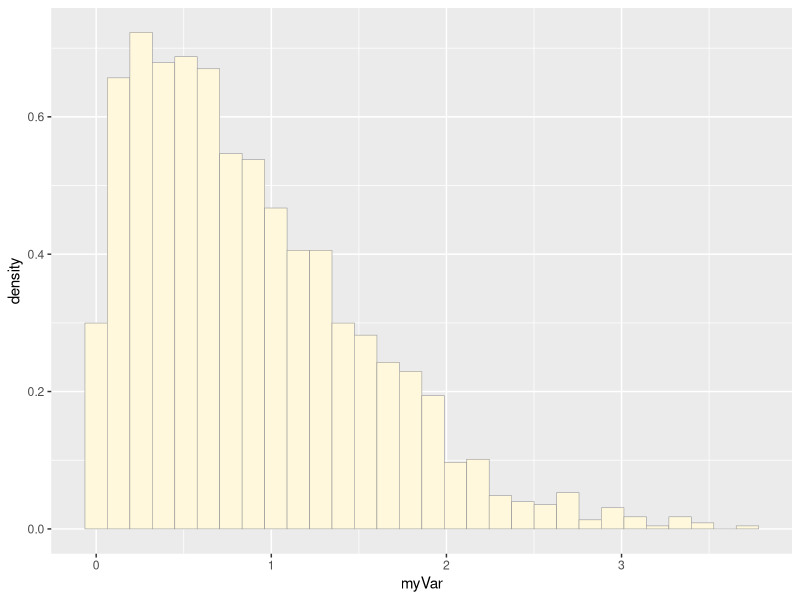
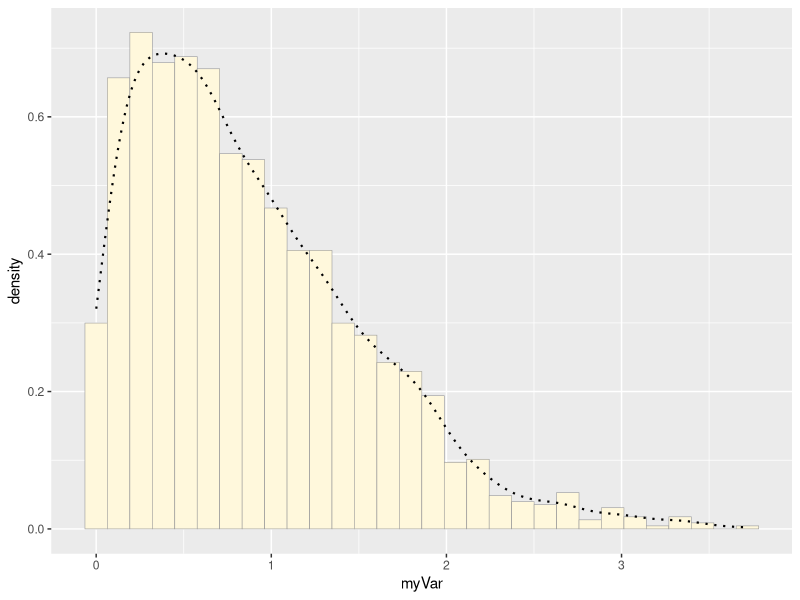
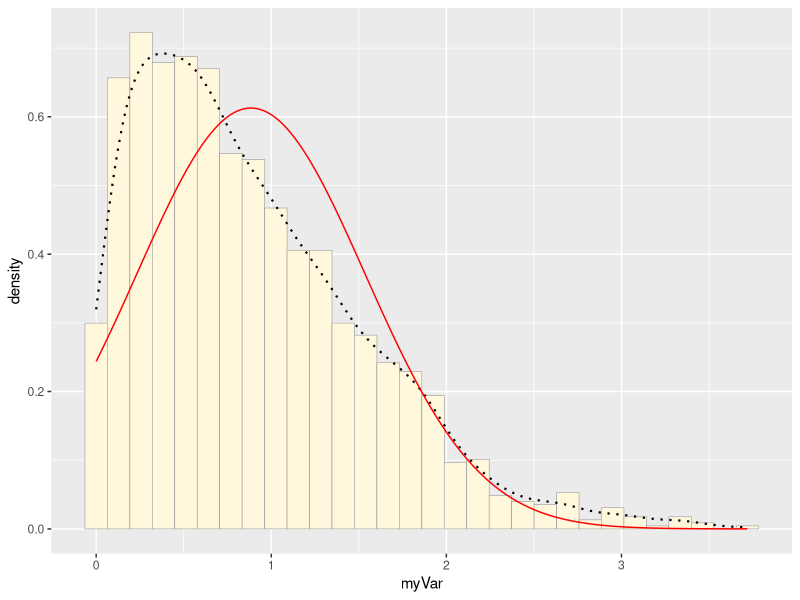
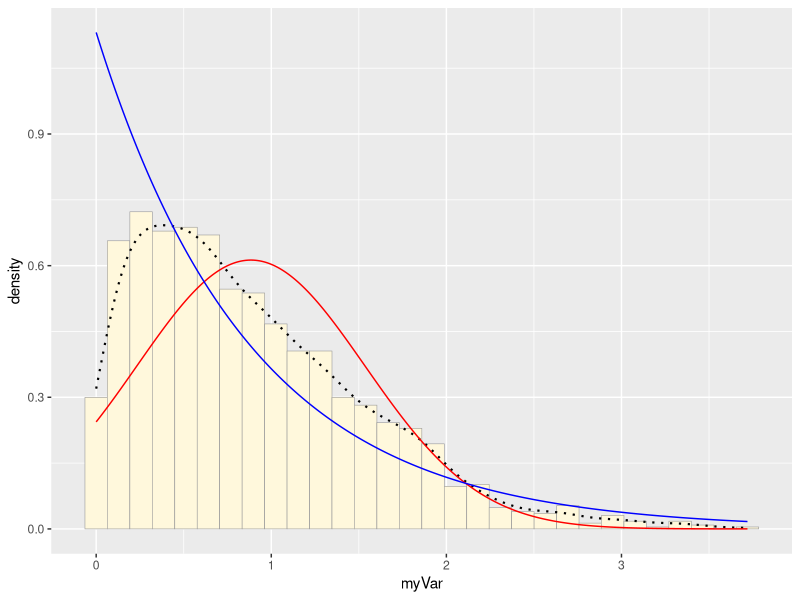
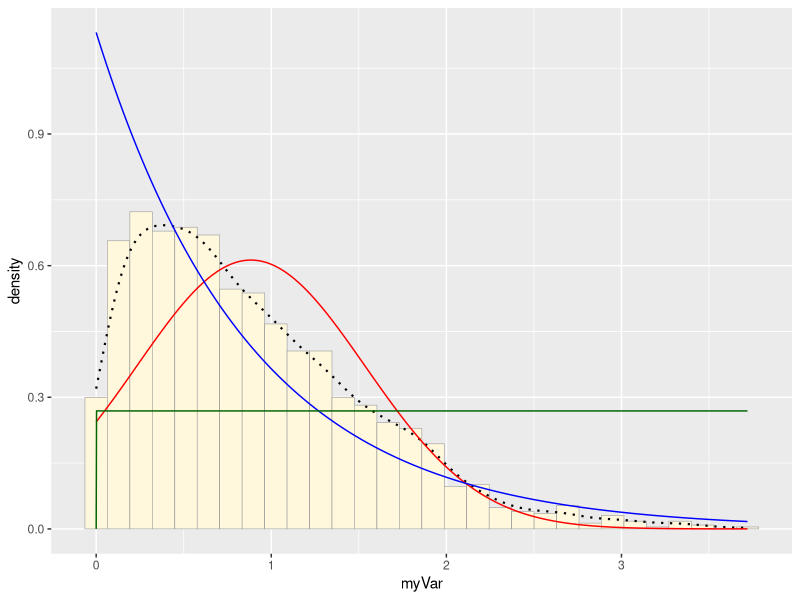
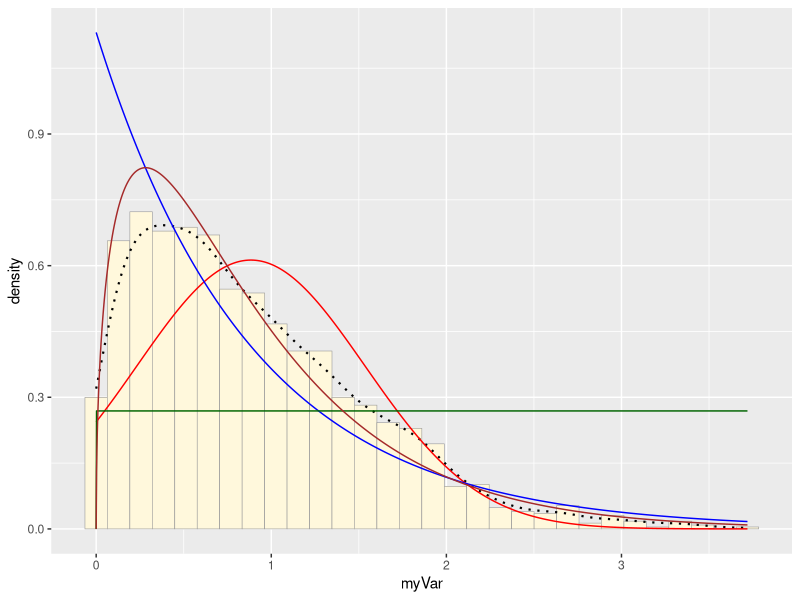
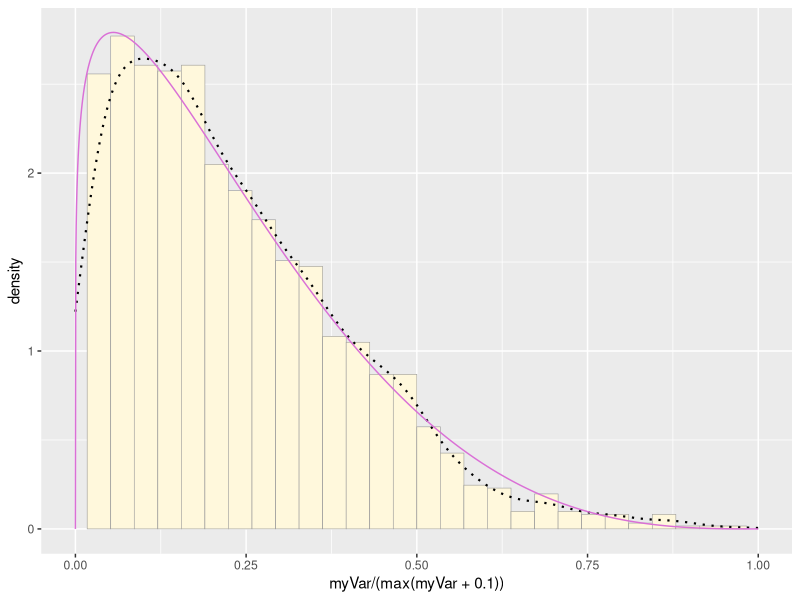
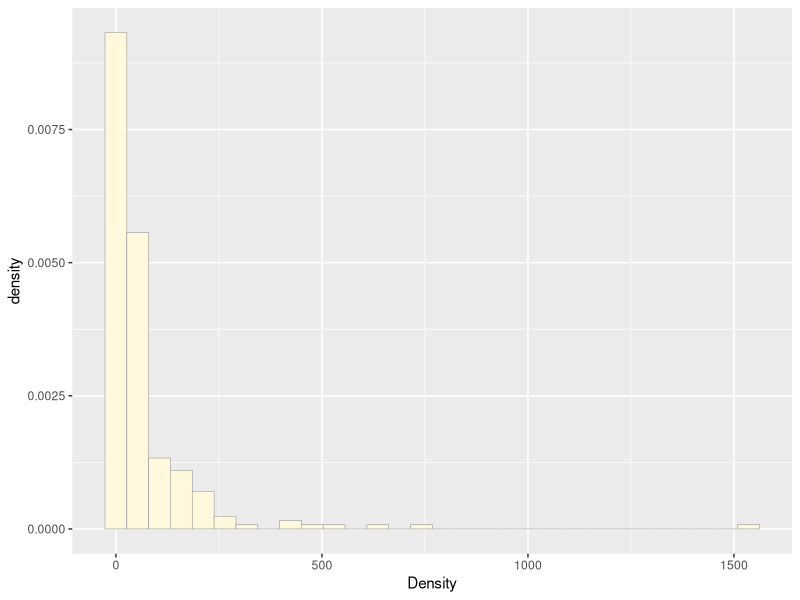

Source code (R) for these figures, in order:
## ---- chunk 1

library(ggplot2) # for graphics
library(MASS) # for maximum likelihood estimation
z <- rnorm(n=3000,mean=0.2)
z <- data.frame(1:3000,z)
names(z) <- list("ID","myVar")
z <- z[z$myVar>0,]
str(z)
summary(z$myVar)

## ---- chunk 2
p1 <- ggplot(data=z, aes(x=myVar, y=..density..)) +
  geom_histogram(color="grey60",fill="cornsilk",size=0.2) 
print(p1)
p1 <-  p1 +  geom_density(linetype="dotted",size=0.75)
print(p1)

## ---- chunk 3
normPars <- fitdistr(z$myVar,"normal")
print(normPars)
str(normPars)
normPars$estimate["mean"] # note structure of getting a named attribute


meanML <- normPars$estimate["mean"]
sdML <- normPars$estimate["sd"]

xval <- seq(0,max(z$myVar),len=length(z$myVar))

 stat <- stat_function(aes(x = xval, y = ..y..), fun = dnorm, colour="red", n = length(z$myVar), args = list(mean = meanML, sd = sdML))
 p1 + stat


## ---- chunk 4
expoPars <- fitdistr(z$myVar,"exponential")
rateML <- expoPars$estimate["rate"]

stat2 <- stat_function(aes(x = xval, y = ..y..), fun = dexp, colour="blue", n = length(z$myVar), args = list(rate=rateML))
 p1 + stat + stat2



## ---- chunk 5
stat3 <- stat_function(aes(x = xval, y = ..y..), fun = dunif, colour="darkgreen", n = length(z$myVar), args = list(min=min(z$myVar), max=max(z$myVar)))

 p1 + stat + stat2 + stat3


## ---- chunk 6
gammaPars <- fitdistr(z$myVar,"gamma")
shapeML <- gammaPars$estimate["shape"]
rateML <- gammaPars$estimate["rate"]

stat4 <- stat_function(aes(x = xval, y = ..y..), fun = dgamma, colour="brown", n = length(z$myVar), args = list(shape=shapeML, rate=rateML))
 p1 + stat + stat2 + stat3 + stat4


## ---- chunk 7
pSpecial <- ggplot(data=z, aes(x=myVar/(max(myVar + 0.1)), y=..density..)) +
  geom_histogram(color="grey60",fill="cornsilk",size=0.2) + 
  xlim(c(0,1)) +
  geom_density(size=0.75,linetype="dotted")

betaPars <- fitdistr(x=z$myVar/max(z$myVar + 0.1),start=list(shape1=1,shape2=2),"beta")
shape1ML <- betaPars$estimate["shape1"]
shape2ML <- betaPars$estimate["shape2"]

statSpecial <- stat_function(aes(x = xval, y = ..y..), fun = dbeta, colour="orchid", n = length(z$myVar), args = list(shape1=shape1ML,shape2=shape2ML))
pSpecial + statSpecial


## ---- chunk 8


library(tidyr)


mydata <- read.table("LCmmp_csv.csv",header=TRUE,sep=",", stringsAsFactors=FALSE)
print(mydata)

z <- gather(mydata, Year, Density, y1992:y2018)
z <- z[z$Density>0,]
print(z)


str(z)
summary(z)

## ---- chunk 9
p1 <- ggplot(data=z, aes(x=Density, y=..density..)) +
  geom_histogram(color="grey60",fill="cornsilk",size=0.2) 
print(p1)


## ---- chunk 10

p1 <-  p1 +  geom_density(linetype="dotted",size=0.75)
print(p1)



## ---- chunk 11
normPars <- fitdistr(z$Density,"normal")
print(normPars)
str(normPars)
normPars$estimate["mean"] # note structure of getting a named attribute


meanML <- normPars$estimate["mean"]
sdML <- normPars$estimate["sd"]

xval <- seq(0,max(z$Density),len=length(z$Density))

 stat <- stat_function(aes(x = xval, y = ..y..), fun = dnorm, colour="red", n = length(z$Density), args = list(mean = meanML, sd = sdML))
 p1 + stat

## ---- chunk 12
expoPars <- fitdistr(z$Density,"exponential")
rateML <- expoPars$estimate["rate"]

stat2 <- stat_function(aes(x = xval, y = ..y..), fun = dexp, colour="blue", n = length(z$Density), args = list(rate=rateML))
 p1 + stat + stat2


## ---- chunk 13
stat3 <- stat_function(aes(x = xval, y = ..y..), fun = dunif, colour="turquoise", n = length(z$Density), args = list(min=min(z$Density), max=max(z$Density)))
 p1 + stat + stat2 + stat3

## ---- chunk 14
gammaPars <- fitdistr(z$Density,"gamma")
shapeML <- gammaPars$estimate["shape"]
rateML <- gammaPars$estimate["rate"]

stat4 <- stat_function(aes(x = xval, y = ..y..), fun = dgamma, colour="Orange", n = length(z$Density), args = list(shape=shapeML, rate=rateML))
 p1 + stat + stat2 + stat3 + stat4

## ---- chunk 15
pSpecial <- ggplot(data=z, aes(x=Density/(max(Density + 0.1)), y=..density..)) +
  geom_histogram(color="grey60",fill="cornsilk",size=0.2) + 
  xlim(c(0,1)) +
  geom_density(size=0.75,linetype="dotted")

betaPars <- fitdistr(x=z$Density/max(z$Density + 0.1),start=list(shape1=1,shape2=2),"beta")
shape1ML <- betaPars$estimate["shape1"]
shape2ML <- betaPars$estimate["shape2"]

statSpecial <- stat_function(aes(x = xval, y = ..y..), fun = dbeta, colour="orchid", n = length(z$Density), args = list(shape1=shape1ML,shape2=shape2ML))
pSpecial + statSpecial

## ---- chunk 16
###### generate new data using parameters from exponential distribution

newdata <-data.frame( Density= rexp(243, rate = expoPars$estimate["rate"]))

head(newdata)
##### Create histogram of simulated data under exponential distribution curve
p1 <- ggplot(data=newdata, aes(x=Density, y=..density..)) +
  geom_histogram(color="grey60",fill="cornsilk",size=0.2) 
print(p1)


expoPars <- fitdistr(newdata$Density,"exponential")
rateML <- expoPars$estimate["rate"]

xval <- seq(0,max(newdata$Density),len=length(newdata$Density))

stat2 <- stat_function(aes(x = xval, y = ..y..), fun = dexp, colour="blue", n = length(newdata$Density), args = list(rate=rateML))
 p1  + stat2
 
## ---- chunk 17


p1 <- ggplot(data=z, aes(x=Density, y=..density..)) +
  geom_histogram(color="grey60",fill="cornsilk",size=0.2) 
print(p1)

p1 <-  p1 +  geom_density(linetype="dotted",size=0.75)
print(p1)

xval <- seq(0,max(z$Density),len=length(z$Density))

expoPars <- fitdistr(newdata$Density,"exponential")
rateML <- expoPars$estimate["rate"]

stat <- stat_function(aes(x = xval, y = ..y..), fun = dexp, colour="blue", n = length(newdata$Density), args = list(rate=rateML))
 p1 + stat

